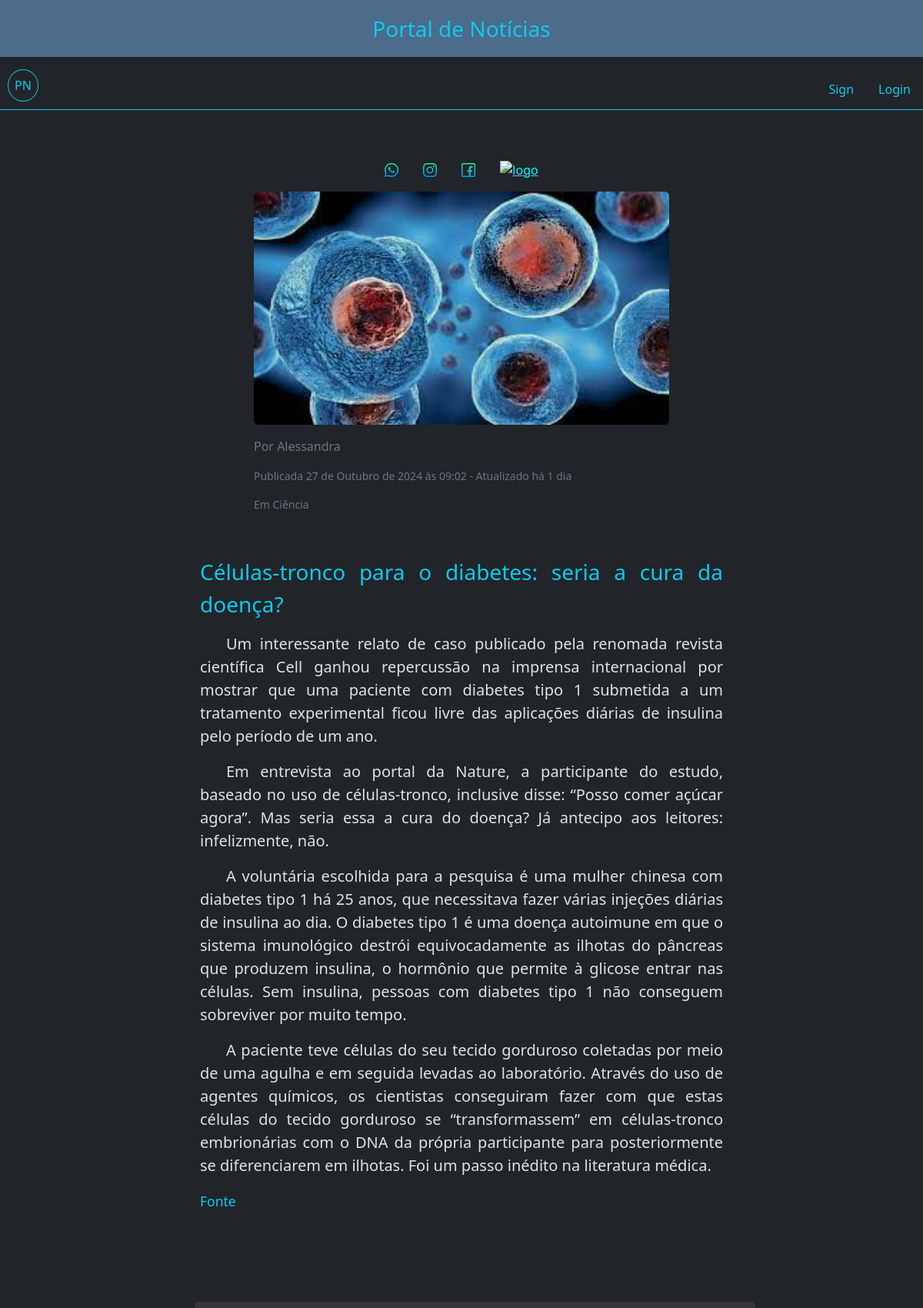
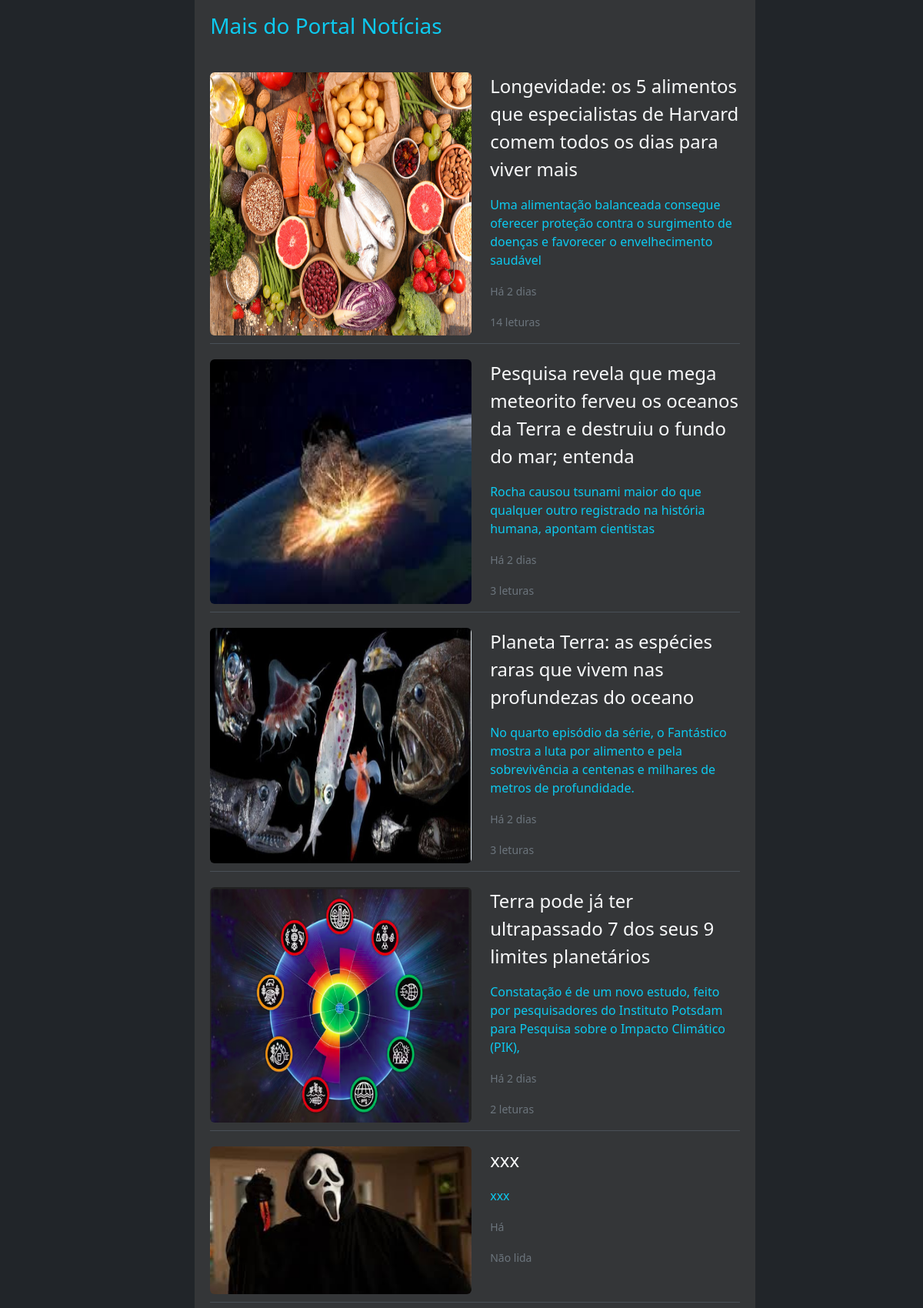
Page /portal/celulas-tronco-para-o-diabetes-seria-a-cura-da-doenca/ (upper part) on the committed database (2 pictures, top to bottom).
### app_noticias/models.py (models this page shows, shortened)
class Noticia(models.Model):
    titulo = models.CharField('Título', max_length=100, unique=True,  null=True)
    slug = models.SlugField(max_length=100, editable=False, unique=True, null=True)
    subtitulo = models.CharField('Subtítulo', max_length=300, null=True )
    conteudo= models.TextField('Conteúdo', max_length=3000)
    criada_em = models.DateTimeField('Criada em', help_text='dd/mm/yyyy hh:MM', auto_now_add=True)
    atualizada_em = models.DateTimeField('Atualizada', help_text='dd/mm/yyyy hh:MM', auto_now_add=True)
    imagem = models.ImageField(upload_to='', blank=True)
    autor = models.ForeignKey(User, on_delete=models.RESTRICT, editable=False)
    categoria = models.ManyToManyField(Categoria)
    publicada_em = models.DateTimeField('Publicada em', help_text='dd/mm/yyyy hh:MM', null=True, editable=False)
    publicada = models.BooleanField('Publicada', default=False)
    num_visualizacoes = models.IntegerField(default=0, verbose_name='Número de visualizações', editable=False)
    fonte_informacao = models.CharField('Fonte', max_length=400, null=True )
    def _calcular_tempo_da_atualizacao(self) -> str:
        return calcular_tempo_decorrido(self.atualizada_em)
    atualizacao_tempo = property(_calcular_tempo_da_atualizacao)
    def _calcular_tempo_da_publicacao(self) -> str:
        return calcular_tempo_decorrido(self.publicada_em)
    publicacao_tempo = property(_calcular_tempo_da_publicacao)
    def _paragrafos(self) -> list[str]:
        return self.conteudo.split('\n')
    paragrafos = property(_paragrafos)
    def save(self, *args, **kwargs):
        self.slug = slugify(self.titulo)
        if self.publicada and not self.publicada_em:
            self.publicada_em = datetime.now()
        elif not self.publicada and self.publicada_em:
            self.publicada_em = None
        return super().save(*args, **kwargs)
    class Meta:
        db_table = 'noticias'
        permissions = [
            ("pode_publicar", "Permissão atribuida à Editores para a publicação da Notícia"),
        ]

class Categoria(models.Model):
    nome = models.CharField('Categoria', max_length=30, unique=True)
    imagem = models.ImageField(upload_to='', blank=True, null=True)
    criado_em = models.DateField(auto_now_add=True)

### app_noticias/views.py (the view)
# urls.py: path("portal/<slug:slug>/", NoticiaDetailView.as_view(), name="noticia-detail"),
class NoticiaDetailView(NoticiaBaseDetailView):
    def acrescentar_visualizacao(self, noticia_id: int = 0):
        if self.object.publicada and not noticia_id:
            self.object.num_visualizacoes += 1
            self.object.save()

### app_noticias/views.py (called while the page is built)
    def get_context_data(self, **kwargs):
        context = super().get_context_data(**kwargs)
        ids_das_categorias = [categoria.id for categoria in self.object.categoria.all()]
        noticias_relacionadas = Noticia.objects.filter(categoria__in=ids_das_categorias).exclude(id=self.object.id).order_by('-publicada_em')
        context['noticias'] = noticias_relacionadas
        return context

    def pode_ver_uma_noticia_nao_publicada(self) -> bool:
        eh_editor: bool = self.request.user.has_perm('app_noticias.pode_publicar')
        eh_autor: bool = self.request.user.has_perm('app_noticias.add_noticia')
        eh_autor_da_noticia: bool = eh_autor and self.object.autor == self.request.user
        pode_ver_noticia_nao_publicada: bool = eh_editor or eh_autor_da_noticia
        return self.object.publicada or pode_ver_noticia_nao_publicada

    def get(self, request, *args, **kwargs):
        self.object = self.get_object()
        if not self.pode_ver_uma_noticia_nao_publicada():
            raise PermissionDenied('Permissão para ver a notícia negada! Está notícia não foi publicada.')
        identificador = kwargs.get('pk', 0)
        self.acrescentar_visualizacao(identificador)
        context = self.get_context_data(object=self.object)
        return self.render_to_response(context)

### app_noticias/templates/noticia.html (shortened to what this page needs)
{% extends "base.html" %}
{% load django_bootstrap5 %}
{% load static %}
{% block content %}
{% static 'media' as media_url %}
<div class=" p-5 ">
    <div class="d-flex justify-content-center p-3 text-info">
        <a href="https://www.whatsapp.com/?lang=pt_BR" target="_blank">
            <img src="{% static 'icones/whatsapp.png' %}" alt="logo" width="50" class="px-3" style="color: aqua;">
        </a>
        <a href="https://www.instagram.com/" target="_blank">
            <img src="{% static 'icones/instagram.png' %}" alt="logo" width="50" class="px-3" style="color: aqua;">
        </a>
        <a href="https://web.facebook.com/?locale=pt_BR&_rdc=1&_rdr" target="_blank">
            <img src="{% static 'icones/facebook.png' %}" alt="logo" width="50" class="px-3" style="color: aqua;">
        </a>
        <a href="https://x.com/?lang=pt-br" target="_blank">
            <img src="{% static 'icones/x.png' %}" alt="logo" width="50" class="px-3" style="color: aqua;">
        </a>
    </div>
    <div class="d-flex  justify-content-center ">
        <div class="d-flex flex-column" style="width: 540px;">
            <div class="ratio ratio-16x9 mb-3" style="object-fit: contain; ">
                <img src="{{media_url}}/{{noticia.imagem}}" class="rounded w-100" alt="{{noticia.titulo}}">
            </div>
            <div>
                <p class="text-secondary">Por {{noticia.autor}}</p>
                {% if noticia.publicada %}
                <small>
                    <p class="text-secondary">Publicada {{noticia.publicada_em}} - Atualizado há
                        {{noticia.atualizacao_tempo}}
                    </p>
                </small>
                {% else %}
                <small>
                    <p class="text-secondary">Atualizado há {{noticia.atualizacao_tempo}}</p>
                    {% endif %}
                <small>
                    <p class="text-secondary">Em {% for cate in noticia.categoria.all %}{{cate.nome}}
                        {% if not forloop.last %} e {% endif %}{% endfor %}
                    </p>
                </small>
            </div>
        </div>
    </div>
    <div class="d-flex text-center justify-content-center text-wrap" style="padding: 40px; ">
        <div class="fs-5" style="max-width: 680px; text-align: justify;">
            <p class="text-info fs-3">{{noticia.titulo}}</p>
            {% for paragrafo in noticia.paragrafos %}
            <p style="text-indent: 5%;">
                {{ paragrafo|safe }}
            </p>
            {% endfor %}
            {% if "http" in noticia.fonte_informacao %}
            <a href="{{noticia.fonte_informacao}}" target="_blank" class=" text-decoration-none"><small
                    class="text-info">Fonte</small></a>
            {% else %}
            <p class="text-secondary"><small>Fonte: {{noticia.fonte_informacao}}</small></p> </small>
            {% endif %}
        </div>
    </div>
    <div style="margin-top: 60px; padding: 0; margin-left: 35px;">
        <div class="justify-content-center row mt-3">
            <div class="col-8 mt-3 mb-3  rounded" style="background-color: #343638; padding: 20px;">
                <p class="text-info fs-3" style="margin-bottom: 40px;">Mais do Portal Notícias </p>
                {% include "noticia_card.html" %}
            </div>
        </div>
    </div>
</div>
{% endblock %}

### app_noticias/templates/noticia_card.html (shortened to what this page needs)
{% load django_bootstrap5 %}
{% load static %}
{% static 'media' as media_url %}
{% for uma_noticia in noticias %}
<a href="{% url 'noticia-detail' uma_noticia.slug %}" class="  text-decoration-none">
    <div class=" d-flex border-bottom " style="margin-bottom: 20px; flex-wrap: wrap; padding: 0;">
        <div class="ratio ratio-16x9 " style="object-fit: contain; max-width: 340px;   margin-bottom: 10px;">
            <img src="{{media_url}}/{{uma_noticia.imagem}}" alt="{{uma_noticia.titulo}}" class="w-100 rounded">
        </div>
        <div class="col">
            <p class="ms-4 fs-4 text-light ">{{uma_noticia.titulo}}</p>
            <p class="ms-4  fs-6 text-info ">{{uma_noticia.subtitulo}}</p>
            {% if uma_noticia.publicacao_tempo == 'agora' %}
            <p class="ms-4 fs-6 text-secondary text-capitalize"><small>{{uma_noticia.publicacao_tempo}}</small></p>
            {% else %}
            <p class="ms-4 fs-6 text-secondary"><small>Há {{uma_noticia.publicacao_tempo}}</small></p>
            {% if uma_noticia.num_visualizacoes == 0 %}
            <p class="ms-4 fs-6 text-secondary"><small>Não lida</small></p>
            {% else %}
            <p class="ms-4 fs-6 text-secondary"><small>{{ uma_noticia.num_visualizacoes }}
                    letura{{ uma_noticia.num_visualizacoes|pluralize }}</small></p>
            {% endif %}
            {% endif %}
        </div>
    </div>
</a>
{% endfor %}

### rows in the picture
Noticia: imagem (picture), autor "Alessandra", publicada_em "27 de Outubro de 2024 às 09:02", atualizacao_tempo "1 dia", titulo "Células-tronco para o diabetes: seria a cura da doença?"
Categoria: nome "Ciência"
Noticia: imagem (picture), titulo "Longevidade: os 5 alimentos que especialistas de Harvard comem todos os dias para viver mais", subtitulo "Uma alimentação balanceada consegue oferecer proteção contra o surgimento de doenças e favorecer o envelhecimento saudável", publicacao_tempo "2 dias", num_visualizacoes "14"
Noticia: imagem (picture), titulo "Pesquisa revela que mega meteorito ferveu os oceanos da Terra e destruiu o fundo do mar; entenda", subtitulo "Rocha causou tsunami maior do que qualquer outro registrado na história humana, apontam cientistas", publicacao_tempo "2 dias", num_visualizacoes "3"
Noticia: imagem (picture), titulo "Planeta Terra: as espécies raras que vivem nas profundezas do oceano", subtitulo "No quarto episódio da série, o Fantástico mostra a luta por alimento e pela sobrevivência a centenas e milhares de metros de profundidade.", publicacao_tempo "2 dias", num_visualizacoes "3"
Noticia: imagem (picture), titulo "Terra pode já ter ultrapassado 7 dos seus 9 limites planetários", subtitulo "Constatação é de um novo estudo, feito por pesquisadores do Instituto Potsdam para Pesquisa sobre o Impacto Climático (PIK),", publicacao_tempo "2 dias", num_visualizacoes "2"
Noticia: imagem (picture), titulo "xxx", subtitulo "xxx", num_visualizacoes "Não lida"
